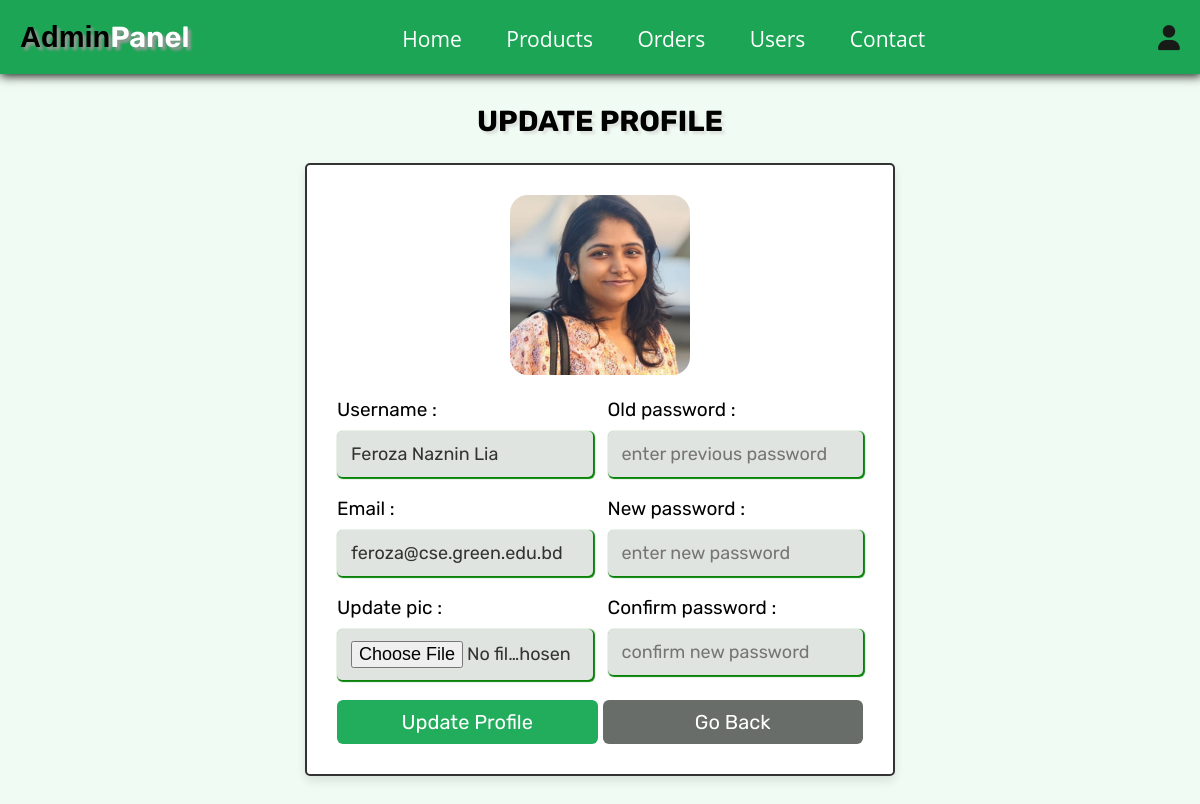
The page /admin_update_profile.php (signed in) on the database its author committed.
### tables this page shows
CREATE TABLE
  `users` (
    `id` int (100) NOT NULL,
    `name` varchar(100) NOT NULL,
    `email` varchar(100) NOT NULL,
    `password` varchar(100) NOT NULL,
    `user_type` varchar(20) NOT NULL DEFAULT 'user',
    `image` varchar(100) NOT NULL
  );

### admin_update_profile.php (the view, shortened to what this page needs)
<?php
@include 'config.php';
?>
<!DOCTYPE html>
<html lang="en">
<head>
   <link rel="stylesheet" href="https://cdnjs.cloudflare.com/ajax/libs/font-awesome/6.1.1/css/all.min.css">
   <link rel="stylesheet" href="css/components.css">
</head>
<body>
   <?php include 'admin_header.php'; ?>
   <section class="update-profile">
      <h1 class="title">update profile</h1>
      <form action="" method="POST" enctype="multipart/form-data">
         <img src="uploaded_img/<?= $fetch_profile['image']; ?>" alt="">
         <div class="flex">
            <div class="inputBox">
               <span>Username :</span>
               <input type="text" name="name" value="<?= $fetch_profile['name']; ?>" placeholder="update username" required class="box">
               <span>Email :</span>
               <input type="email" name="email" value="<?= $fetch_profile['email']; ?>" placeholder="update email" required class="box">
               <span>Update pic :</span>
               <input type="file" name="image" accept="image/jpg, image/jpeg, image/png" class="box">
            </div>
            <div class="inputBox">
               <span>Old password :</span>
               <input type="password" name="update_pass" placeholder="enter previous password" class="box">
               <span>New password :</span>
               <input type="password" name="new_pass" placeholder="enter new password" class="box">
               <span>Confirm password :</span>
               <input type="password" name="confirm_pass" placeholder="confirm new password" class="box">
            </div>
         </div>
         <div class="flex-btn">
            <input type="submit" class="btn" value="update profile" name="update_profile">
            <a href="admin_page.php" class="option-btn">go back</a>
         </div>
      </form>
   </section>
</body>
</html>

### css/components.css (style rules this page uses)
:root { --green: rgb(38, 173, 95); --orange: #f39c12; --red: #e74c3c; --black: #333; --light-color: #666; --white: #fff; --light-bg: #f6f6f6; --border: 0.2rem solid var(--black); --box-shadow: 0 0.5rem 1rem rgba(0, 0, 0, 0.1); --text-decoration: none; }
* { font-family: "Rubik", sans-serif; margin: 0; padding: 0; box-sizing: border-box; outline: none; border: none; text-decoration: none; }
body { background-color: rgb(240, 252, 243); }
html { font-size: 62.5%; overflow-x: hidden; scroll-behavior: smooth; scroll-padding-top: 6.5rem; }
section { padding: 3rem 2rem; max-width: 1200px; margin: 0 auto; }
.btn, .delete-btn, .option-btn { display: block; margin-top: 1rem; border-radius: 0.6rem; color: var(--white); font-size: 2rem; padding: 10px; text-transform: capitalize; cursor: pointer; text-align: center; }
.btn { background-color: #22ad5c; }
.option-btn { background-color: rgb(105, 109, 106); color: rgb(255, 255, 255); }
.flex-btn { display: flex; flex-wrap: wrap; gap: 0.5rem; }
.flex-btn > * { flex: 1; }
.title { text-align: center; margin-bottom: 2.5rem; text-transform: uppercase; color:rgb(0, 0, 0); font-size: 2.9rem; text-shadow: 3px 3px 3px #dde0dd; }
.update-profile form { max-width: 59rem; margin: 0 auto; background-color:#ffffff; box-shadow: var(--box-shadow); border: var(--border); border-radius: 0.5rem; padding: 3rem; text-align: center; }
.update-profile form .flex { display: flex; gap: 1.5rem; justify-content: space-between; }
.update-profile form img { height: 18rem; width: 18rem; margin-bottom: 1rem; border-radius: 10%; object-fit: cover; }
.update-profile form .inputBox { text-align: left; width: 50%; }
.update-profile form .inputBox span { display: block; padding-top: 1rem; font-size:1.9rem; color: #000000; }
.update-profile form .inputBox .box { width: 100%; padding: 1.2rem 1.4rem; font-size: 1.8rem; color: var(--black); border-radius: 0.5rem; box-shadow: 1px 1px 1px 1px rgb(7, 129, 7); margin: 1rem 0; background-color:#e0e4e0; }

### rows shown on the page
users: image (picture), name "Feroza Naznin Lia", email "feroza@cse.green.edu.bd"
